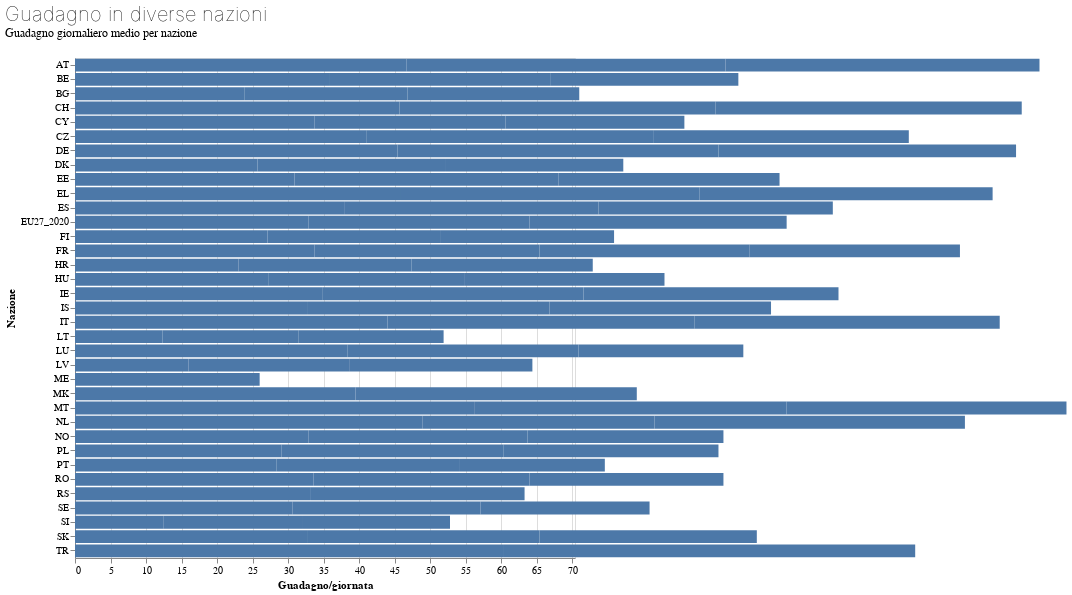

This figure's notebook cell:
### Code cell
chart = alt.Chart(df_agg).mark_bar().encode(
    x=alt.X('OBS_VALUE:Q', title='Guadagno/giornata', scale=alt.Scale(domain=(0, max_obs_value + 10))),
    y=alt.Y('geo:N', title='Nazione'),
    tooltip=['geo:N', 'TIME_PERIOD:N', 'OBS_VALUE:Q']
).properties(
    title={
        "text": ["Guadagno in diverse nazioni"],
        "subtitle": 'Guadagno giornaliero medio per nazione',
        "color": "black",
        "subtitleColor": "black"
    },
    width=500,
    height=500
).configure_title(
    fontSize=20,
    font='Helvetica',
    fontWeight='lighter',
    anchor='start',
    color='black',
    dy=-15
)

# Visualizza il grafico
chart

### Figure 1 — Vega-Lite specification as saved in the notebook (floating-point values rounded to 4 significant figures)
{"config": {"view": {"continuousWidth": 300, "continuousHeight": 300}, "title": {"anchor": "start", "color": "black", "dy": -15, "font": "Helvetica", "fontSize": 20, "fontWeight": "lighter"}}, "data": {"name": "data-81174675dab02359bfc05d044dbfe827"}, "mark": {"type": "bar"}, "encoding": {"tooltip": [{"field": "geo", "type": "nominal"}, {"field": "TIME_PERIOD", "type": "nominal"}, {"field": "OBS_VALUE", "type": "quantitative"}], "x": {"field": "OBS_VALUE", "scale": {"domain": [0, 70.4]}, "title": "Guadagno/giornata", "type": "quantitative"}, "y": {"field": "geo", "title": "Nazione", "type": "nominal"}}, "height": 500, "title": {"text": ["Guadagno in diverse nazioni"], "subtitle": "Guadagno giornaliero medio per nazione", "color": "black", "subtitleColor": "black"}, "width": 500, "$schema": "https://vega.github.io/schema/vega-lite/v5.16.3.json", "datasets": {"data-81174675dab02359bfc05d044dbfe827": [{"geo": "AT", "TIME_PERIOD": "2010", "OBS_VALUE": 46.7}, {"geo": "AT", "TIME_PERIOD": "2014", "OBS_VALUE": 44.9}, {"geo": "AT", "TIME_PERIOD": "2018", "OBS_VALUE": 44.2}, {"geo": "BE", "TIME_PERIOD": "2010", "OBS_VALUE": 35.9}, {"geo": "BE", "TIME_PERIOD": "2014", "OBS_VALUE": 31.1}, {"geo": "BE", "TIME_PERIOD": "2018", "OBS_VALUE": 26.4}, {"geo": "BG", "TIME_PERIOD": "2010", "OBS_VALUE": 23.9}, {"geo": "BG", "TIME_PERIOD": "2014", "OBS_VALUE": 22.9}, {"geo": "BG", "TIME_PERIOD": "2018", "OBS_VALUE": 24.2}, {"geo": "CH", "TIME_PERIOD": "2010", "OBS_VALUE": 45.7}, {"geo": "CH", "TIME_PERIOD": "2014", "OBS_VALUE": 44.5}, {"geo": "CH", "TIME_PERIOD": "2018", "OBS_VALUE": 43.1}, {"geo": "CY", "TIME_PERIOD": "2010", "OBS_VALUE": 33.7}, {"geo": "CY", "TIME_PERIOD": "2014", "OBS_VALUE": 26.9}, {"geo": "CY", "TIME_PERIOD": "2018", "OBS_VALUE": 25.2}, {"geo": "CZ", "TIME_PERIOD": "2010", "OBS_VALUE": 41.0}, {"geo": "CZ", "TIME_PERIOD": "2014", "OBS_VALUE": 40.4}, {"geo": "CZ", "TIME_PERIOD": "2018", "OBS_VALUE": 36.0}, {"geo": "DE", "TIME_PERIOD": "2010", "OBS_VALUE": 45.4}, {"geo": "DE", "TIME_PERIOD": "2014", "OBS_VALUE": 45.2}, {"geo": "DE", "TIME_PERIOD": "2018", "OBS_VALUE": 41.9}, {"geo": "DK", "TIME_PERIOD": "2010", "OBS_VALUE": 25.7}, {"geo": "DK", "TIME_PERIOD": "2014", "OBS_VALUE": 26.4}, {"geo": "DK", "TIME_PERIOD": "2018", "OBS_VALUE": 25.1}, {"geo": "EE", "TIME_PERIOD": "2010", "OBS_VALUE": 30.9}, {"geo": "EE", "TIME_PERIOD": "2014", "OBS_VALUE": 37.2}, {"geo": "EE", "TIME_PERIOD": "2018", "OBS_VALUE": 31.1}, {"geo": "EL", "TIME_PERIOD": "2010", "OBS_VALUE": 45.9}, {"geo": "EL", "TIME_PERIOD": "2014", "OBS_VALUE": 42.0}, {"geo": "EL", "TIME_PERIOD": "2018", "OBS_VALUE": 41.3}, {"geo": "ES", "TIME_PERIOD": "2010", "OBS_VALUE": 38.0}, {"geo": "ES", "TIME_PERIOD": "2014", "OBS_VALUE": 35.7}, {"geo": "ES", "TIME_PERIOD": "2018", "OBS_VALUE": 33.0}, {"geo": "EU27_2020", "TIME_PERIOD": "2010", "OBS_VALUE": 32.9}, {"geo": "EU27_2020", "TIME_PERIOD": "2014", "OBS_VALUE": 31.1}, {"geo": "EU27_2020", "TIME_PERIOD": "2018", "OBS_VALUE": 36.2}, {"geo": "FI", "TIME_PERIOD": "2010", "OBS_VALUE": 27.1}, {"geo": "FI", "TIME_PERIOD": "2014", "OBS_VALUE": 24.3}, {"geo": "FI", "TIME_PERIOD": "2018", "OBS_VALUE": 24.5}, {"geo": "FR", "TIME_PERIOD": "2006", "OBS_VALUE": 33.7}, {"geo": "FR", "TIME_PERIOD": "2010", "OBS_VALUE": 31.7}, {"geo": "FR", "TIME_PERIOD": "2014", "OBS_VALUE": 29.6}, {"geo": "FR", "TIME_PERIOD": "2018", "OBS_VALUE": 29.6}, {"geo": "HR", "TIME_PERIOD": "2010", "OBS_VALUE": 23.0}, {"geo": "HR", "TIME_PERIOD": "2014", "OBS_VALUE": 24.4}, {"geo": "HR", "TIME_PERIOD": "2018", "OBS_VALUE": 25.5}, {"geo": "HU", "TIME_PERIOD": "2010", "OBS_VALUE": 27.2}, {"geo": "HU", "TIME_PERIOD": "2014", "OBS_VALUE": 27.7}, {"geo": "HU", "TIME_PERIOD": "2018", "OBS_VALUE": 28.1}, {"geo": "IE", "TIME_PERIOD": "2010", "OBS_VALUE": 34.8}, {"geo": "IE", "TIME_PERIOD": "2014", "OBS_VALUE": 36.8}, {"geo": "IE", "TIME_PERIOD": "2018", "OBS_VALUE": 35.9}, {"geo": "IS", "TIME_PERIOD": "2010", "OBS_VALUE": 32.8}, {"geo": "IS", "TIME_PERIOD": "2014", "OBS_VALUE": 34.0}, {"geo": "IS", "TIME_PERIOD": "2018", "OBS_VALUE": 31.2}, {"geo": "IT", "TIME_PERIOD": "2010", "OBS_VALUE": 44.0}, {"geo": "IT", "TIME_PERIOD": "2014", "OBS_VALUE": 43.2}, {"geo": "IT", "TIME_PERIOD": "2018", "OBS_VALUE": 43.0}, {"geo": "LT", "TIME_PERIOD": "2010", "OBS_VALUE": 12.3}, {"geo": "LT", "TIME_PERIOD": "2014", "OBS_VALUE": 19.2}, {"geo": "LT", "TIME_PERIOD": "2018", "OBS_VALUE": 20.4}, {"geo": "LU", "TIME_PERIOD": "2010", "OBS_VALUE": 38.4}, {"geo": "LU", "TIME_PERIOD": "2014", "OBS_VALUE": 32.5}, {"geo": "LU", "TIME_PERIOD": "2018", "OBS_VALUE": 23.2}, {"geo": "LV", "TIME_PERIOD": "2010", "OBS_VALUE": 16.0}, {"geo": "LV", "TIME_PERIOD": "2014", "OBS_VALUE": 22.7}, {"geo": "LV", "TIME_PERIOD": "2018", "OBS_VALUE": 25.7}, {"geo": "ME", "TIME_PERIOD": "2014", "OBS_VALUE": 26.0}, {"geo": "MK", "TIME_PERIOD": "2010", "OBS_VALUE": 39.5}, {"geo": "MK", "TIME_PERIOD": "2014", "OBS_VALUE": 39.6}, {"geo": "MT", "TIME_PERIOD": "2010", "OBS_VALUE": 56.3}, {"geo": "MT", "TIME_PERIOD": "2014", "OBS_VALUE": 43.9}, {"geo": "MT", "TIME_PERIOD": "2018", "OBS_VALUE": 39.4}, {"geo": "NL", "TIME_PERIOD": "2010", "OBS_VALUE": 48.9}, {"geo": "NL", "TIME_PERIOD": "2014", "OBS_VALUE": 32.7}, {"geo": "NL", "TIME_PERIOD": "2018", "OBS_VALUE": 43.7}, {"geo": "NO", "TIME_PERIOD": "2010", "OBS_VALUE": 32.9}, {"geo": "NO", "TIME_PERIOD": "2014", "OBS_VALUE": 30.8}, {"geo": "NO", "TIME_PERIOD": "2018", "OBS_VALUE": 27.6}, {"geo": "PL", "TIME_PERIOD": "2010", "OBS_VALUE": 29.1}, {"geo": "PL", "TIME_PERIOD": "2014", "OBS_VALUE": 31.2}, {"geo": "PL", "TIME_PERIOD": "2018", "OBS_VALUE": 30.3}, {"geo": "PT", "TIME_PERIOD": "2010", "OBS_VALUE": 28.4}, {"geo": "PT", "TIME_PERIOD": "2014", "OBS_VALUE": 25.8}, {"geo": "PT", "TIME_PERIOD": "2018", "OBS_VALUE": 20.4}, {"geo": "RO", "TIME_PERIOD": "2010", "OBS_VALUE": 33.6}, {"geo": "RO", "TIME_PERIOD": "2014", "OBS_VALUE": 30.4}, {"geo": "RO", "TIME_PERIOD": "2018", "OBS_VALUE": 27.3}, {"geo": "RS", "TIME_PERIOD": "2014", "OBS_VALUE": 33.1}, {"geo": "RS", "TIME_PERIOD": "2018", "OBS_VALUE": 30.2}, {"geo": "SE", "TIME_PERIOD": "2010", "OBS_VALUE": 30.6}, {"geo": "SE", "TIME_PERIOD": "2014", "OBS_VALUE": 26.5}, {"geo": "SE", "TIME_PERIOD": "2018", "OBS_VALUE": 23.8}, {"geo": "SI", "TIME_PERIOD": "2010", "OBS_VALUE": 12.5}, {"geo": "SI", "TIME_PERIOD": "2014", "OBS_VALUE": 19.6}, {"geo": "SI", "TIME_PERIOD": "2018", "OBS_VALUE": 20.7}, {"geo": "SK", "TIME_PERIOD": "2010", "OBS_VALUE": 32.8}, {"geo": "SK", "TIME_PERIOD": "2014", "OBS_VALUE": 32.6}, {"geo": "SK", "TIME_PERIOD": "2018", "OBS_VALUE": 30.6}, {"geo": "TR", "TIME_PERIOD": "2010", "OBS_VALUE": 60.4}, {"geo": "TR", "TIME_PERIOD": "2014", "OBS_VALUE": 57.9}]}}
